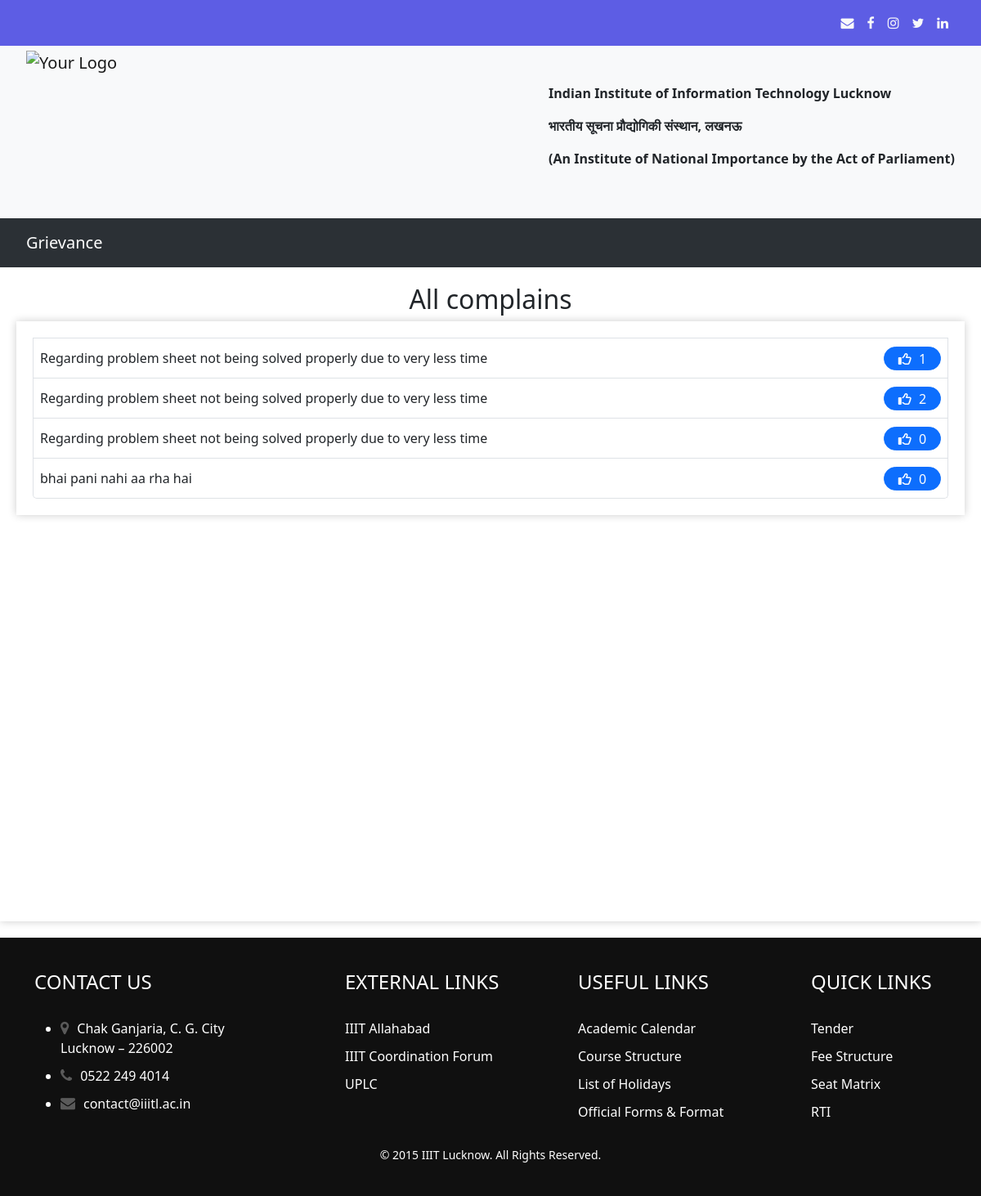
The app's page /allcomplain, older data.
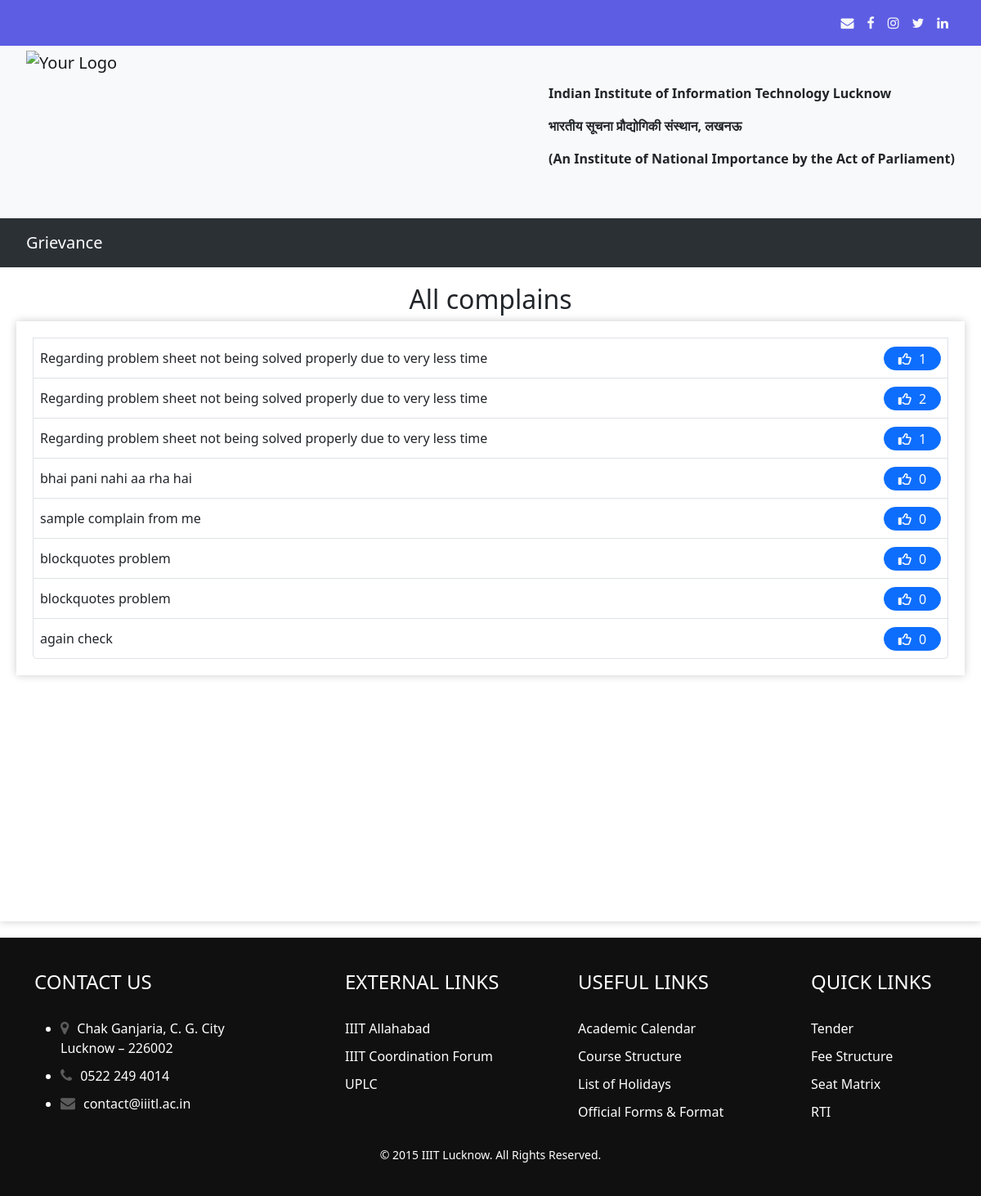
The same page, newer data.
### complainapp/models.py (models this page shows, shortened)
class Complain(models.Model):
    id = models.AutoField
    heading = models.CharField(max_length=300)
    description = models.TextField()
    registered_by = models.ForeignKey(Profile, on_delete=models.CASCADE)
    registered_to = models.ForeignKey('Designation', on_delete=models.CASCADE)
    registered_date = models.DateField(default=now, db_index=True)
    response_date = models.DateField(default=datetime.utcnow() + timedelta(days=1))
    completed = models.BooleanField(default=False)
    likes = models.ManyToManyField(User,related_name="postlike", blank=True)

### complainapp/views.py (the view)
# urls.py: path('allcomplain', views.allcomplain, name = "allcomplain"),
def allcomplain(request):
    allcomplain = Complain.objects.all()
    return render(request,'complainapp/allcomplains.html',{'allcomplain':allcomplain})

### complainapp/context_processors.py (called while the page is built)
def has_designation(request):
    user = request.user
    if user.is_superuser:
        return {'has_designation': True}
    has_designation = False
    if user.is_authenticated:
        has_designation = Profile.objects.get(user=user).designation_holder.exists()
    return {'has_designation': has_designation}

### templates/complainapp/allcomplains.html (shortened to what this page needs)
{% extends 'complainapp/basic.html' %}
{% load static %}
{% block body %}
<div class="content-enclosure">
    <h2 class='text-center'>All complains</h2>
    <div class="complains1" style="min-height:200px">
        <div class="list-group complain-list" style="border-radius:0px 0px 5px 5px">
            {% for complain in allcomplain %}
            <a class="list-group-item complain-class d-inline-flex" aria-current="true" style="display:inline-block;">
                <div class="complain-subject my-1 p-2">{{ complain.heading }}</div>
                <form action="{% url 'postlike' %}" method="POST" style="margin-left:auto;display:flex;"> {% csrf_token %}
                    <div class="cwrapper">
                        {% if user not in complain.likes.all %}
                        <button type="submit" class="btn-like like m-2"><i class="far fa-thumbs-up liking"></i> <span class="like-count">{{ complain.likes.all.count }}</span> </button>
                        {% else %}
                        <button type="submit" class="btn-like unlike m-2"><i class="fas fa-thumbs-up liking"></i> <span class="like-count">{{ complain.likes.all.count }}</span> </button>
                        {% endif %}
                    </div>
                </form>
            </a>
            {% endfor %}
        </div>
    </div>
</div>
{% endblock body %}

Row changes from the older to the newer data that the page shows:
changed Complain (number 3 of 8 on the later page): likes.all.count "0" → "1"
added Complain: heading "sample complain from me", likes.all.count "0"
added Complain: heading "blockquotes problem", likes.all.count "0"
added Complain: heading "blockquotes problem", likes.all.count "0"
added Complain: heading "again check", likes.all.count "0"
